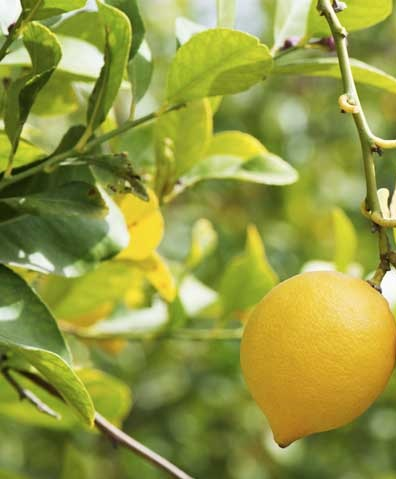
#> input picture Imagenes/limon.jpg, 396 x 479 px, found by its file name
$ python Programa26.py
#> lines starting #> are read from the running program, lines starting #| are printed output that depends on the picture; after the words box and inside, x2 and y2 are one past the last pixel; in counts of white or black regions, pixels touching at a corner belong together
import cv2
import numpy as np
img = cv2.imread('C:/Users/Aldo Pizarro/Desktop/Idat_Clases/CicloV/ProcesamientoImg/limon.jpg')
#> img is the input picture: shape (479, 396, 3); mean B, G, R 66.7, 152.4, 146.7

hsv = cv2.cvtColor(img, cv2.COLOR_BGR2HSV)
#> hsv: shape (479, 396, 3); mean H, S, V 34.1, 152, 157.8

#Utilizar el programa para elegir valores de binarizacion
lower =  np.array([17,87,68])
upper =  np.array([26,255,255])

mask = cv2.inRange(hsv,lower,upper)
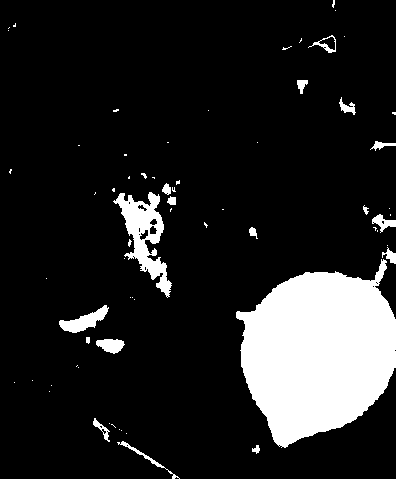
#> mask: shape (479, 396); 13.5% white; 66 white regions (48 under 20 px), largest, box (x1, y1, x2, y2) and area: (236, 259, 396, 448) 20761, (113, 192, 172, 298) 2326, (59, 305, 109, 333) 590
kernel = np.ones((7,7),np.uint8)
erosion = cv2.erode(mask,kernel,iterations=3)
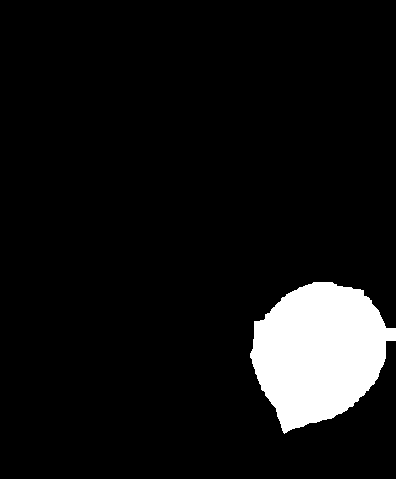
#> erosion: shape (479, 396); 7.9% white; 1 white region, box (x1, y1, x2, y2) and area: (250, 282, 396, 434) 15000
dilatacion = cv2.dilate(erosion,kernel,iterations=3)
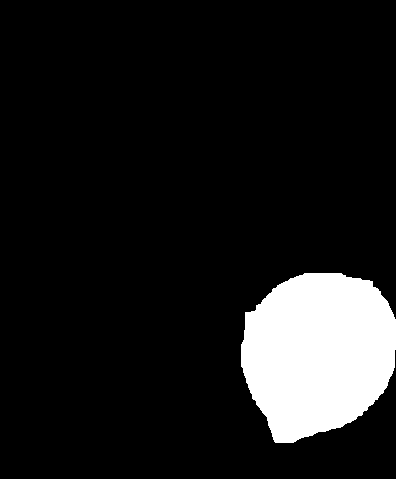
#> dilatacion: shape (479, 396); 10.8% white; 1 white region, box (x1, y1, x2, y2) and area: (241, 273, 396, 443) 20409
cv2.imshow('1',dilatacion)

cv2.waitKey()

cv2.destroyAllWindows()
